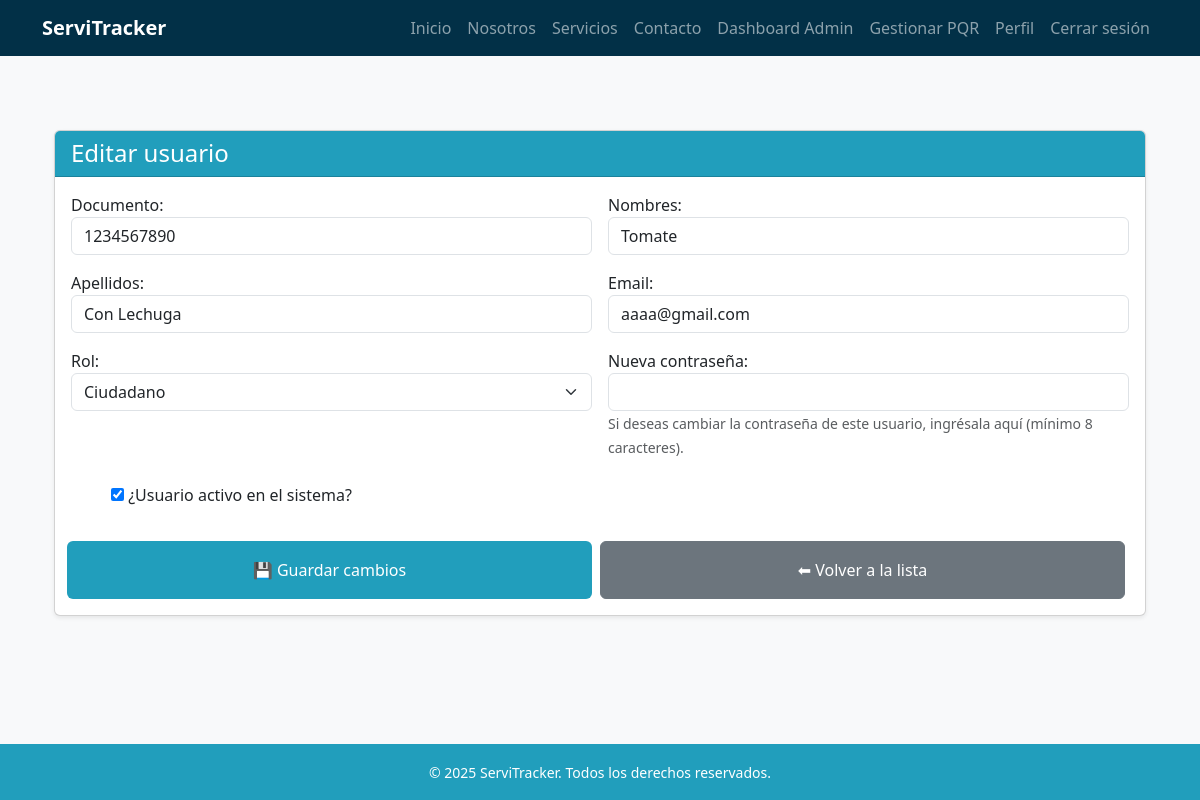
The page /usuarios/editar/2/ (signed in) on the database its author committed.
### usuarios/models.py (models this page shows, shortened)
class Usuario(AbstractBaseUser, PermissionsMixin):
    ROLES = [
        ("administrador", "Administrador"),
        ("agente", "Agente"),
        ("tecnico", "Técnico"),
        ("ciudadano", "Ciudadano"),
    ]
    documento = models.CharField(max_length=20, unique=True)
    email = models.EmailField(blank=True, null=True)
    nombres = models.CharField(max_length=100, blank=True, null=True)
    apellidos = models.CharField(max_length=100, blank=True, null=True)
    rol = models.CharField(max_length=20, choices=ROLES, default="ciudadano")
    especialidad = models.ForeignKey(Especialidad, on_delete=models.SET_NULL, null=True, blank=True)
    is_active = models.BooleanField(default=True)
    is_staff = models.BooleanField(default=False)
    date_joined = models.DateTimeField(auto_now_add=True)
    objects = UsuarioManager()
    USERNAME_FIELD = "documento"
    REQUIRED_FIELDS = []  # puedes agregar 'email' si quieres que sea obligatorio

### usuarios/views.py (the view)
# urls.py: path("editar/<int:pk>/", views.editar_usuario, name="editar_usuario"),
@user_passes_test(lambda u: u.is_staff or u.rol == "administrador")
def editar_usuario(request, pk):
    usuario = get_object_or_404(Usuario, pk=pk)
    if request.method == "POST":
        form = UsuarioChangeForm(request.POST, instance=usuario)
        if form.is_valid():
            usuario = form.save(commit=False)
            nueva_contrasena = form.cleaned_data.get("nueva_contrasena")
            if nueva_contrasena:
                usuario.set_password(nueva_contrasena)
            if usuario.rol != "tecnico":
                usuario.especialidad = None
            usuario.save()
            return redirect("editar_usuario", pk=usuario.pk)
    else:
        form = UsuarioChangeForm(instance=usuario)
    propiedades = []
    pqr_creados = []
    pqr_asignados = []
    if usuario.rol == "ciudadano":
        propiedades = Propiedad.objects.filter(usuario=usuario)
        pqr_creados = PQR.objects.filter(ciudadano=usuario)
    elif usuario.rol == "tecnico":
        pqr_asignados = PQR.objects.filter(tecnico_asignado=usuario)
    return render(request, "usuarios/editar_usuario.html", {
        "usuario": usuario,
        "form": form,
        "propiedades": propiedades,
        "pqr_creados": pqr_creados,
        "pqr_asignados": pqr_asignados,
    })

### usuarios/forms.py (shortened to what this page needs)
class UsuarioChangeForm(forms.ModelForm):
    password = ReadOnlyPasswordHashField(label="Hash de contraseña", help_text="El hash actual de la contraseña.")
    nueva_contrasena = forms.CharField(
        label="Nueva contraseña",
        widget=forms.PasswordInput(attrs={'class': 'form-control'}),
        required=False,
        help_text="Si deseas cambiar la contraseña de este usuario, ingrésala aquí (mínimo 8 caracteres)."
    )
    class Meta:
        model = Usuario
        fields = (
            "documento",
            "nombres",
            "apellidos",
            "email",
            "rol",
            "especialidad",
            "password",
            "is_active",
            "is_staff",
            "is_superuser",
        )

### templates/usuarios/editar_usuario.html (shortened to what this page needs)
{% extends 'base.html' %}
{% load widget_tweaks %}
{% block content %}
<div class="container my-1">
    <div class="card shadow-sm">
        <div class="card-header bg-blue-mid text-white">
            <h4 class="mb-0">Editar usuario</h4>
        </div>
        <div class="card-body">
            <form method="post" class="row g-3" id="editar-form">
                <div class="col-md-6">
                    {{ form.documento.label_tag }}
                    {{ form.documento|add_class:"form-control" }}
                </div>
                <div class="col-md-6">
                    {{ form.nombres.label_tag }}
                    {{ form.nombres|add_class:"form-control" }}
                </div>
                <div class="col-md-6">
                    {{ form.apellidos.label_tag }}
                    {{ form.apellidos|add_class:"form-control" }}
                </div>
                <div class="col-md-6">
                    {{ form.email.label_tag }}
                    {{ form.email|add_class:"form-control" }}
                </div>
                <div class="col-md-6">
                    {{ form.rol.label_tag }}
                    {{ form.rol|add_class:"form-select" }}
                </div>
                <div class="col-md-6">
                    {{ form.nueva_contrasena.label_tag }}
                    {{ form.nueva_contrasena|add_class:"form-control" }}
                    <small class="form-text text-muted">
                        Si deseas cambiar la contraseña de este usuario, ingrésala aquí (mínimo 8 caracteres).
                    </small>
                </div>
                <div class="col-md-6" id="is-active-field">
                    <div class="form-check form-switch mt-2">
                        {{ form.is_active }}
                        <label class="form-check-label" for="id_is_active">¿Usuario activo en el sistema?</label>
                    </div>
                </div>
                <div class="row mt-4 g-2">
                    <div class="col-md-6">
                        <button type="button" class="btn btn-blue-mid w-100 py-3" data-bs-toggle="modal" data-bs-target="#confirmModal">
                            💾 Guardar cambios
                        </button>
                    </div>
                    <div class="col-md-6">
                        <a href="{% url 'lista_usuarios' %}" class="btn btn-secondary w-100 py-3">⬅ Volver a la lista</a>
                    </div>
                </div>
            </form>
        </div>
    </div>
</div>
{% endblock %}

### static/css/style.css (style rules this page uses)
:root { --blue-light: #8ecae6; --blue-mid: #219ebc; --blue-deep: #126782; --blue-dark: #023047; --yellow: #ffb703; --orange-light: #fd9e02; --orange-dark: #fb8500; --green-light: #198754; --green-dark: #146c43; }
.bg-blue-mid { background-color: var(--blue-mid); }
body { font-family: 'Segoe UI', sans-serif; background-color: #f8f9fa; padding-top: 70px; min-height: 100vh; display: flex; flex-direction: column; }
.btn-blue-mid { background-color: var(--blue-mid); color: white; }

### rows shown on the page
Usuario: documento "1234567890", nombres "Tomate", apellidos "Con Lechuga", email "aaaa@gmail.com", rol "Ciudadano", is_active "☑"
